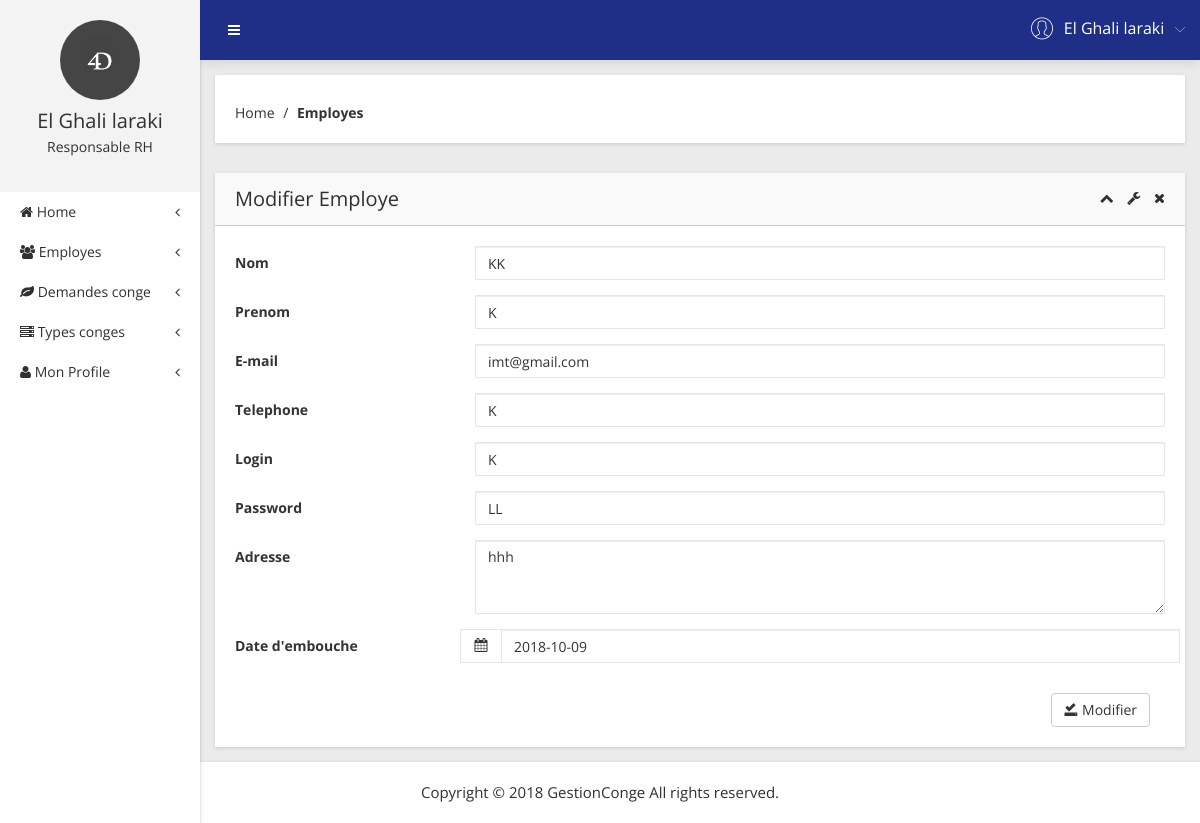
The page /app/index.php?page=employe_upd&cin=HHHHH (signed in) on the database its author committed.
### tables this page shows
CREATE TABLE IF NOT EXISTS `employe` (
  `cin` varchar(255) NOT NULL,
  `nom` varchar(255) NOT NULL,
  `prenom` varchar(255) NOT NULL,
  `email` varchar(255) NOT NULL,
  `telephone` varchar(255) NOT NULL,
  `login` varchar(255) NOT NULL,
  `password` varchar(255) NOT NULL,
  `adresse` varchar(255) NOT NULL,
  `dateembouche` date NOT NULL,
  `type` varchar(255) NOT NULL,
  PRIMARY KEY (`cin`)
);

### app/employe_upd.php (the view, shortened to what this page needs)
<?php
	if(isset($_GET['page']) && isset($_GET['cin']))
	{
		$cin = $_GET['cin'];
		$sql = "SELECT * FROM employe WHERE cin='$cin'";
		$query = $connection->query($sql);
		$data = $query->fetch_object();
	}
	else
	{
		echo "<script language=\"Javascript\">";
		echo "<!--
		document.location.replace(\"index.php?page=employe\");
		// -->
		</script>";
	}
?>
<div class="breadcome-area mg-b-30 small-dn">
	<div class="container-fluid">
		<div class="row">
			<div class="col-lg-12">
				<div class="breadcome-list map-mg-t-40-gl shadow-reset">
					<div class="row">
						<div class="col-lg-12">
							<ul class="breadcome-menu" style="text-align: left;">
								<li><a href="index.php?page=home">Home</a> <span class="bread-slash">/</span></li>
								<li><span class="bread-blod">Employes</span> </li>
							</ul>
						</div>
					</div>
				</div>
			</div>
		</div>
	</div>
</div>
<div class="transition-world-area">
	<div class="container-fluid">
		<div class="row">
			<div class="col-lg-12">
				<div class="transition-world-list shadow-reset">
					<div class="sparkline7-list">
						<div class="sparkline7-hd">
							<div class="main-spark7-hd">
								<h1>Modifier <span class="res-ds-n">Employe</span></h1>
								<div class="sparkline7-outline-icon">
									<span class="sparkline7-collapse-link"><i class="fa fa-chevron-up"></i></span>
									<span><i class="fa fa-wrench"></i></span>
									<span class="sparkline7-collapse-close"><i class="fa fa-times"></i></span>
								</div>
							</div>
						</div>
						<div class="sparkline7-graph">
							<div class="row">
								<div class="col-lg-12">
<form class="form-horizontal" method="POST" action="">
	  <div class="box-body" id="box-b">
		<div class="form-group">
			<label style="text-align: left !important;" for="Nom" class="col-sm-3 control-label">Nom</label>
			<div class="col-sm-9">
				<input type="text" class="form-control" placeholder="Nom" name="nom" value="<?php echo $data->nom; ?>" />
			</div>
		</div>
		<div class="form-group">
			<label style="text-align: left !important;" for="Prenom" class="col-sm-3 control-label">Prenom</label>
			<div class="col-sm-9">
				<input type="text" class="form-control" placeholder="Prenom" name="prenom" value="<?php echo $data->prenom; ?>" />
			</div>
		</div>
		<div class="form-group">
		  <label style="text-align: left !important;" for="inputEmail3" class="col-sm-3 control-label">E-mail</label>
		  <div class="col-sm-9">
			<input type="email" class="form-control" id="inputEmail3" placeholder="E-mail" name="email" value="<?php echo $data->email; ?>" />
		  </div>
		</div>
		<div class="form-group">
			<label style="text-align: left !important;" for="Telephone" class="col-sm-3 control-label">Telephone</label>
			<div class="col-sm-9">
				<input type="text" class="form-control" placeholder="Telephone" name="telephone" value="<?php echo $data->telephone; ?>" />
			</div>
		</div>
		<div class="form-group">
			<label style="text-align: left !important;" for="Telephone" class="col-sm-3 control-label">Login</label>
			<div class="col-sm-9">
				<input type="text" class="form-control" placeholder="Login" name="login" value="<?php echo $data->login; ?>" />
			</div>
		</div>
		<div class="form-group">
			<label style="text-align: left !important;" for="Telephone" class="col-sm-3 control-label">Password</label>
			<div class="col-sm-9">
				<input type="text" class="form-control" placeholder="Password" name="password" value="<?php echo $data->password; ?>" />
			</div>
		</div>
		<div class="form-group">
			<label style="text-align: left !important;" for="Adresse" class="col-sm-3 control-label">Adresse</label>
			<div class="col-sm-9">
				<textarea class="form-control" rows="3" placeholder="Adresse" name="adresse"><?php echo $data->adresse; ?></textarea>
			</div>
		</div>
		  <div class="form-group">
			<label style="text-align: left !important;" for="ADRESSE" class="col-sm-3 control-label">Date d'embouche</label>
			<div class="col-sm-9">
				<div class="date-picker-inner">
					<div class="form-group data-custon-pick" id="data_1">
						<div class="input-group date">
							<span class="input-group-addon"><i class="fa fa-calendar"></i></span>
							<input type="text" class="form-control" name="dateembouche" value="<?php echo $data->dateembouche; ?>" />
						</div>
					</div>
                </div>
			</div>
		  </div>
		<div class="col-sm-12" id="col-sub" style="text-align: right !important;">
			<button type="submit" class="btn btn-default" name="submit" value="Ajouter">
			<span class="glyphicon glyphicon-saved"></span> Modifier </button>
		</div>
	  </div>
	</form>
								</div>
							</div>
						</div>
					</div>
				</div>
			</div>
		</div>
	</div>
</div>

### app/header.php (shortened to what this page needs)
<div class="left-sidebar-pro">
            <nav id="sidebar">
                <div class="sidebar-header">
                    <a href="#"><img src="../img/message/1.png" alt="" />
                    </a>
                    <h3><?php echo $data->nom . " " . $data->prenom; ?></h3>
                    <p><?php if($data->type == "rh") echo "Responsable RH"; else echo "Employé"; ?></p>
                </div>
                <div class="left-custom-menu-adp-wrap">
                    <ul class="nav navbar-nav left-sidebar-menu-pro">
					<?php
						if($data->type == "rh"){
					?>
                        <li class="nav-item">
                            <a href="index.php?page=home"><i class="fa big-icon fa-home"></i> <span class="mini-dn"> Home</span> <span class="indicator-right-menu mini-dn"><i class="fa indicator-mn fa-angle-left"></i></span></a>
                        </li>
                        <li class="nav-item"><a href="#" data-toggle="dropdown" role="button" aria-expanded="false" class="nav-link dropdown-toggle"><i class="fa big-icon fa-users"></i> <span class="mini-dn"> Employes</span> <span class="indicator-right-menu mini-dn"><i class="fa indicator-mn fa-angle-left"></i></span></a>
                        </li>
                        <li class="nav-item"><a href="#" data-toggle="dropdown" role="button" aria-expanded="false" class="nav-link dropdown-toggle"><i class="fa big-icon fa-leaf"></i> <span class="mini-dn"> Demandes conge</span> <span class="indicator-right-menu mini-dn"><i class="fa indicator-mn fa-angle-left"></i></span></a>
                        </li>
						 <li class="nav-item"><a href="#" data-toggle="dropdown" role="button" aria-expanded="false" class="nav-link dropdown-toggle">
						 <i class="fa big-icon fa-server"></i> <span class="mini-dn"> Types conges</span> <span class="indicator-right-menu mini-dn"><i class="fa indicator-mn fa-angle-left"></i></span></a>
                        </li>
					<?php
						}
					?>
						<li class="nav-item">
                            <a href="index.php?page=profile"><i class="fa fa-user" aria-hidden="true"></i><span class="mini-dn"> Mon Profile</span> <span class="indicator-right-menu mini-dn"><i class="fa indicator-mn fa-angle-left"></i></span></a>
                        </li>
                    </ul>
                </div>
            </nav>
        </div>

### app/header-top.php (shortened to what this page needs)
<div class="header-top-area">
	<div class="fixed-header-top">
		<div class="container-fluid">
			<div class="row">
				<div class="col-lg-1 col-md-6 col-sm-6 col-xs-12">
					<button type="button" id="sidebarCollapse" class="btn bar-button-pro header-drl-controller-btn btn-info navbar-btn">
						<i class="fa fa-bars"></i>
					</button>
				</div>
				<div class="col-lg-5 col-md-5 col-sm-6 col-xs-12">
					<div class="header-right-info">
						<ul class="nav navbar-nav mai-top-nav header-right-menu">
						   	<li class="nav-item">
								<a href="#" data-toggle="dropdown" role="button" aria-expanded="false" class="nav-link dropdown-toggle">
									<span class="adminpro-icon adminpro-user-rounded header-riht-inf"></span>
									<span class="admin-name"><?php echo $data->nom . " " . $data->prenom; ?></span>
									<span class="author-project-icon adminpro-icon adminpro-down-arrow"></span>
								</a>
							</li>
						</ul>
					</div>
				</div>
			</div>
		</div>
	</div>
</div>

### css/datapicker/datepicker3.css (style rules this page uses)
.input-group.date .input-group-addon i { cursor: pointer; width: 16px; height: 16px; }

### rows shown on the page
employe: nom "El Ghali", prenom "laraki"
employe: nom "KK", prenom "K", email "imt@gmail.com", telephone "K", login "K", password "LL", adresse "hhh", dateembouche "2018-10-09"
